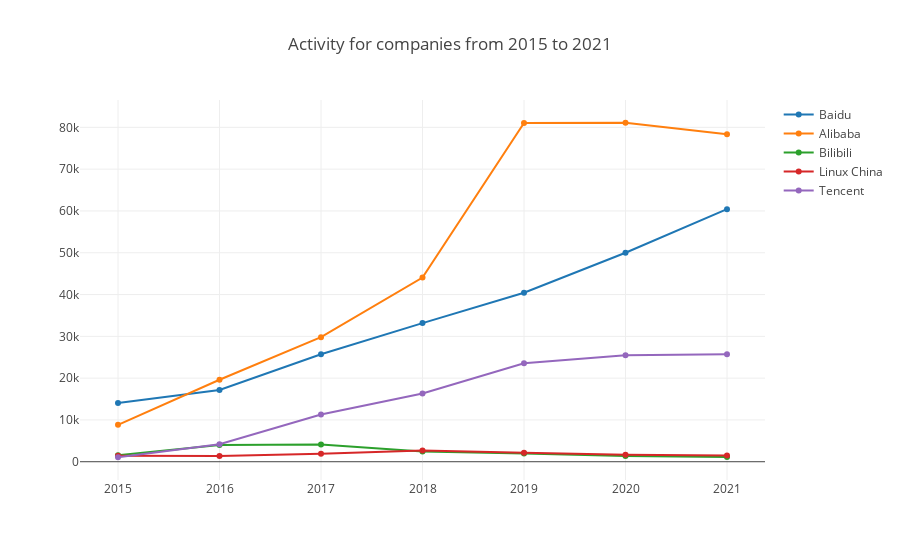

Notebook code for this chart:
### Markdown cell above
- getRepoActivity

This function will return the repo activity with the config param.

Here is an example of all Chinese projects group by Company and by year from 2015 to 2021.

### Code cell
var startYear = 2015, startMonth = 1, endYear = 2021, endMonth = 12, x = [];
for (let y = startYear; y <= endYear; y++) x.push(`${y}`);
openDigger.index.activity.getRepoActivity({labelIntersect: ['Company', ':regions/China'], startYear, startMonth, endYear, endMonth, groupBy: 'Company', groupTimeRange: 'year', limit: 5}).then(data => {
    openDigger.render.plotly(data.map(row => {
        return { x, y: row.activity, mode: 'scatter', name: row.label };
    }), {title: `Activity for companies from ${startYear} to ${endYear}`, xaxis: {type: 'category'}});
});

### Figure 1 — Plotly figure (JSON) as saved in the notebook; plotly's stock layout.template omitted (floating-point values rounded to 4 significant figures)
{"data": [{"mode": "scatter", "name": "Baidu", "x": ["2015", "2016", "2017", "2018", "2019", "2020", "2021"], "y": [14030.0, 17180.0, 25720.0, 33170.0, 40430.0, 50000.0, 60430.0]}, {"mode": "scatter", "name": "Alibaba", "x": ["2015", "2016", "2017", "2018", "2019", "2020", "2021"], "y": [8825.0, 19620.0, 29810.0, 44060.0, 81030.0, 81110.0, 78340.0]}, {"mode": "scatter", "name": "Bilibili", "x": ["2015", "2016", "2017", "2018", "2019", "2020", "2021"], "y": [1532.0, 3983.0, 4095.0, 2475.0, 1949.0, 1369.0, 1109.0]}, {"mode": "scatter", "name": "Linux China", "x": ["2015", "2016", "2017", "2018", "2019", "2020", "2021"], "y": [1427.0, 1397.0, 1901.0, 2665.0, 2166.0, 1684.0, 1504.0]}, {"mode": "scatter", "name": "Tencent", "x": ["2015", "2016", "2017", "2018", "2019", "2020", "2021"], "y": [1072.0, 4195.0, 11320.0, 16340.0, 23550.0, 25490.0, 25700.0]}], "layout": {"autosize": true, "title": {"text": "Activity for companies from 2015 to 2021"}, "xaxis": {"autorange": true, "range": [-0.3588, 6.359], "type": "category"}, "yaxis": {"autorange": true, "range": [-5533.0, 87710.0], "type": "linear"}}}
